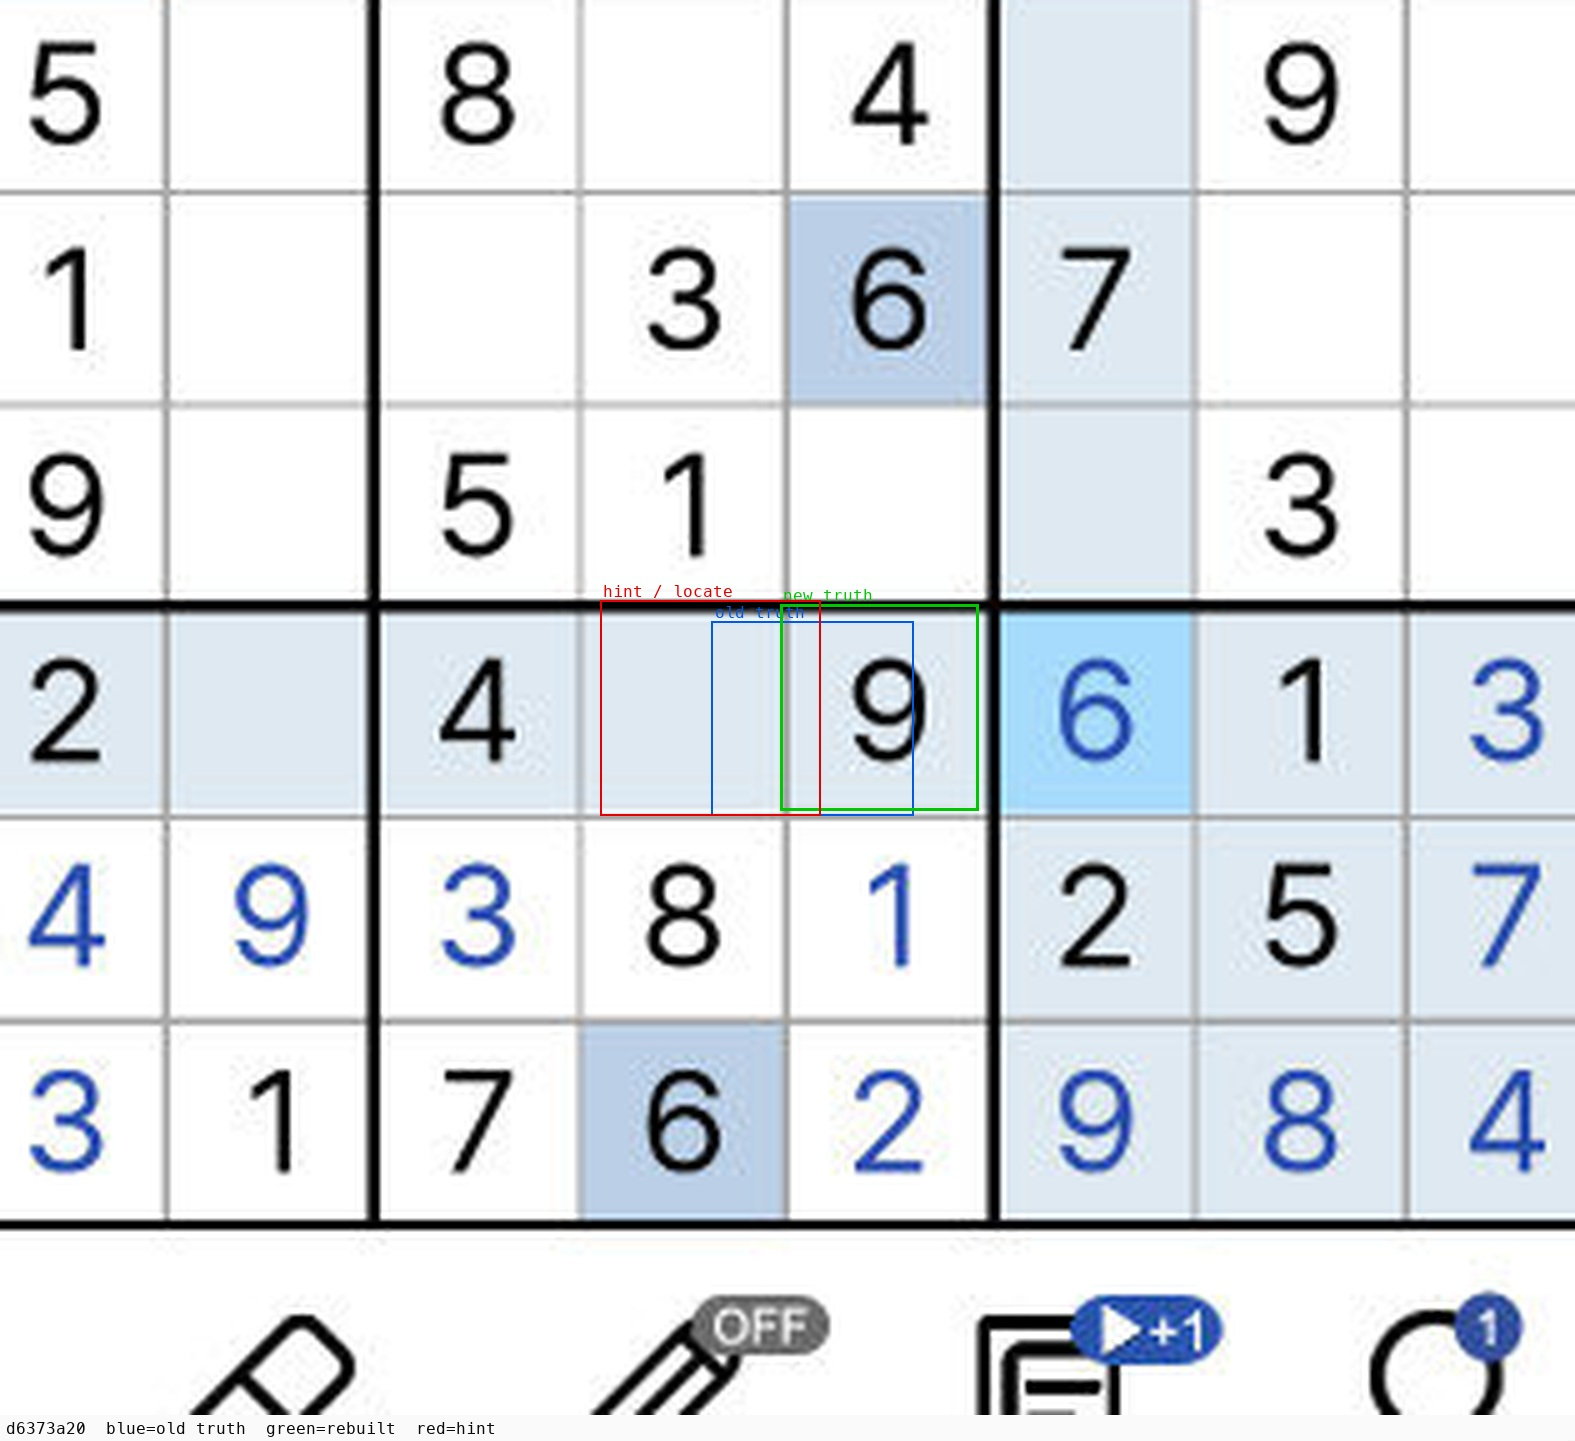

Write Python code to recreate this figure.
"""Render the full frame with the rebuilt truth box and the hint box overlaid."""
import json
from PIL import Image, ImageDraw, ImageFont

DATA = '/Users/starliu/pointer-all/pointer-eval-data/computer_e2e'
OUT = '/Users/starliu/pointer-all/agent-pointer/tmp/e2e_check'
d = json.load(open(f'{DATA}/e2e_truth.json'))
by = {c['scene']: c for c in d['cases']}

# scene -> hint box that locate actually received (from the trace)
CASES = {
    'd6373a20': [258, 485, 302, 528],
}

SCALE = 5
GREEN = (0, 200, 0)
RED = (230, 0, 0)
BLUE = (0, 90, 230)

try:
    font = ImageFont.truetype('/System/Library/Fonts/Menlo.ttc', 16)
except Exception:
    font = ImageFont.load_default()

panels = []
for scene, hint in CASES.items():
    c = by[scene]
    nb = c['bbox']
    ob = c.get('old_bbox')
    img = Image.open(f'{DATA}/{c["fixture"]}').convert('RGB')

    # crop the whole board so the column labels are visible
    pad = 120
    ox = int(min(nb[0], hint[0]) - pad)
    oy = int(min(nb[1], hint[1]) - pad)
    ex = int(max(nb[2], hint[2]) + pad)
    ey = int(max(nb[3], hint[3]) + pad)
    crop = img.crop((ox, oy, ex, ey))
    crop = crop.resize((crop.width * SCALE, crop.height * SCALE), Image.LANCZOS)
    dd = ImageDraw.Draw(crop)

    def rect(b, colour, w, label=None):
        dd.rectangle([(b[0]-ox)*SCALE, (b[1]-oy)*SCALE, (b[2]-ox)*SCALE, (b[3]-oy)*SCALE],
                     outline=colour, width=w)
        if label:
            dd.text(((b[0]-ox)*SCALE + 3, (b[1]-oy)*SCALE - 18), label, fill=colour, font=font)

    if ob:
        rect(ob, BLUE, 2, 'old truth')
    rect(nb, GREEN, 3, 'new truth')
    rect(hint, RED, 2, 'hint / locate')

    panels.append((crop, f'{scene}  blue=old truth  green=rebuilt  red=hint'))

W = max(p[0].width for p in panels)
H = sum(p[0].height + 26 for p in panels)
sheet = Image.new('RGB', (W, H), (250, 250, 250))
sd = ImageDraw.Draw(sheet)
y = 0
for crop, label in panels:
    sheet.paste(crop, (0, y))
    sd.text((6, y + crop.height + 4), label, fill=(10, 10, 10), font=font)
    y += crop.height + 26
sheet.save(f'{OUT}/truth_vs_hint.jpg', quality=94)
print(f'wrote {OUT}/truth_vs_hint.jpg ({sheet.width}x{sheet.height})')
for scene, hint in CASES.items():
    nb = by[scene]['bbox']
    print(f'{scene}: new truth={[round(v) for v in nb]} centre=({(nb[0]+nb[2])/2:.0f},{(nb[1]+nb[3])/2:.0f})')
    print(f'         hint={hint} centre=({(hint[0]+hint[2])/2:.0f},{(hint[1]+hint[3])/2:.0f})')
